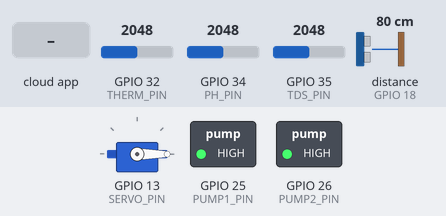
The sketch below on a simulated ESP32. Shown: servo, switched loads named in the sketch (green lamp = pin HIGH). Wiring (inferred from the names in the program): ultrasonic range finder: trigger GPIO 5; echo GPIO 18. Inputs (shaded band) come from the test bench; at power-on: GPIO 32 (THERM_PIN) = 2048, GPIO 34 (PH_PIN) = 2048, GPIO 35 (TDS_PIN) = 2048, distance to the obstacle (sensor on GPIO 18) 80 cm. The echo pulse lasts 58.3 µs per cm; WiFi joins after 1.5 s; servers stay silent unless stated; the Firebase database answers and starts empty; pins used as bus, display or sensor lines are not drawn; what the sketch prints to the serial monitor is not drawn.

Above: at 4.1 s.
4.2 s: the phone or cloud app sets servoTrigger to 1
At 6.5 s:
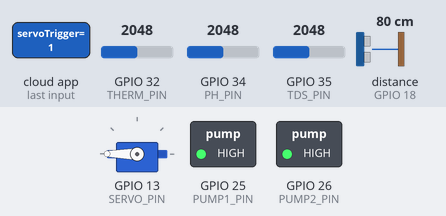
9.6 s: the phone or cloud app sets pump1 to 1
At 10.8 s:
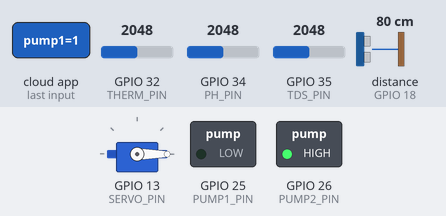
11.2 s: the phone or cloud app sets pump2 to 1
At 12.8 s:
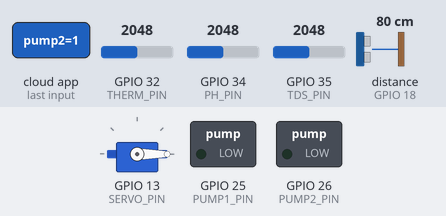
13.1 s: the phone or cloud app sets pump1 to 0
At 13.6 s:
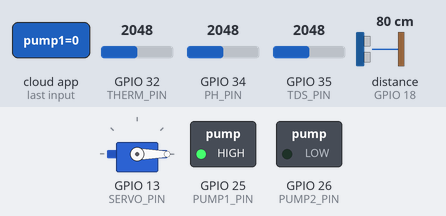
14.6 s: the phone or cloud app sets servoTrigger to 1
At 16.4 s:
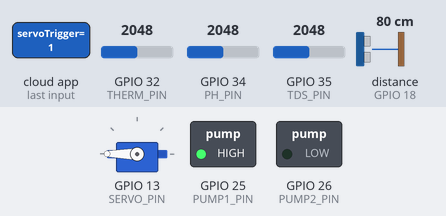
19.6 s: the phone or cloud app sets pump2 to 0
At 20.2 s:
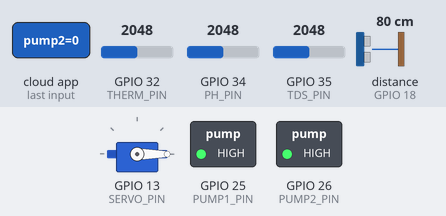
Timing chart, 0 to 22.3 s (numbered marks = the images above; inputs shaded):
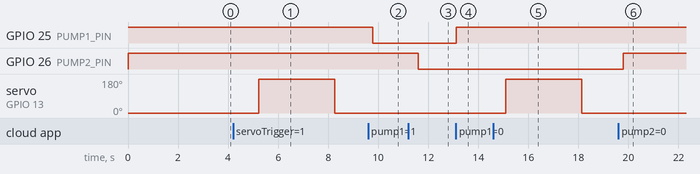

Measured:
- after the input at 4.2 s, servo on GPIO 13 (SERVO_PIN): 0° → 180° after 1.0 s, → 0° 3.0 s later
- after the input at 9.6 s, GPIO 25 (PUMP1_PIN): HIGH → LOW after 0.19 s
- after the input at 11.2 s, GPIO 26 (PUMP2_PIN): HIGH → LOW after 0.41 s
- after the input at 13.1 s, GPIO 25 (PUMP1_PIN): LOW → HIGH at once
- after the input at 14.6 s, servo on GPIO 13 (SERVO_PIN): 0° → 180° after 0.49 s, → 0° 3.0 s later
- after the input at 19.6 s, GPIO 26 (PUMP2_PIN): LOW → HIGH after 0.20 s

The sketch:

AquaGuard_full_original.ino
```cpp
// Saved as-is from before the hardware was taken apart, for reference only.
// This is the END GOAL once every sensor has been re-added and tested one at a
// time (see hardware/rebuild/). Do not upload this yet -- start with
// hardware/rebuild/01_ph_sensor/ instead.
//
// KNOWN BUG (found 2026-08-12 while testing the thermistor standalone, see
// hardware/rebuild/03_thermistor/): readTemperature()'s resistance formula
// below is inverted for the wiring described in its own comment (thermistor
// ->3.3V, resistor->GND) -- it was silently reporting ~57C at a real ~31C
// room temperature. Apply the same fix used in
// hardware/rebuild/03_thermistor/03_thermistor.ino before reintegrating this
// sketch: swap to `seriesResistor * ((4095.0 - thermRaw) / thermRaw)`.
//
// REDACTED (2026-08-14): the real WiFi/Firebase credentials that were
// hardcoded here (an old, now-retired Firebase project) were replaced with
// placeholders below before this project went to a public GitHub repo -- fill
// in your own values, never commit real ones. See hardware/FIREBASE_SETUP.md
// for how to get a WIFI_SSID/PASSWORD and FIREBASE_HOST/AUTH for a new
// project. Prefer a build flag / untracked local header over editing this
// value in place, so a future commit can't accidentally re-expose it.

#include <WiFi.h>
#include <FirebaseESP32.h>
#include <ESP32Servo.h>
#include <math.h>

#define WIFI_SSID     "YOUR_WIFI_SSID"
#define WIFI_PASSWORD "YOUR_WIFI_PASSWORD"

#define FIREBASE_HOST "YOUR_PROJECT-default-rtdb.firebaseio.com"
#define FIREBASE_AUTH "YOUR_FIREBASE_DATABASE_SECRET"

// Sensor Pins
#define TRIG_PIN  5
#define ECHO_PIN  18
#define TDS_PIN   35
#define THERM_PIN 32
#define PH_PIN    34

// Pump Relay Pins (active LOW)
#define PUMP1_PIN 25
#define PUMP2_PIN 26

// Servo
#define SERVO_PIN 13
Servo myServo;
unsigned long servoTimer = 0;
bool servoIsActive = false;

// Thermistor Constants
const float seriesResistor    = 4700.0;   // 4.7kΩ resistor from GPIO32 to GND
const float nominalResistance = 10000.0;  // 10kΩ NTC at 25°C
const float nominalTemp       = 25.0;     // °C
const float bCoefficient      = 3950.0;   // Beta value

#define VREF    3.3
#define ADC_RES 4095.0
float ph_offset = 0.0;

FirebaseData   fbdo;
FirebaseAuth   auth;
FirebaseConfig config;

unsigned long lastUpload = 0;
#define UPLOAD_INTERVAL 1500

unsigned long lastHistoryUpload = 0;
#define HISTORY_INTERVAL 300000  // 5 minutes

void setup() {
  Serial.begin(115200);

  pinMode(TRIG_PIN, OUTPUT);
  pinMode(ECHO_PIN, INPUT);

  pinMode(PUMP1_PIN, OUTPUT);
  pinMode(PUMP2_PIN, OUTPUT);
  digitalWrite(PUMP1_PIN, HIGH);  // OFF
  digitalWrite(PUMP2_PIN, HIGH);  // OFF

  myServo.setPeriodHertz(50);
  myServo.attach(SERVO_PIN, 500, 2400);
  myServo.write(0);

  // Connect WiFi
  Serial.print("Connecting to WiFi");
  WiFi.begin(WIFI_SSID, WIFI_PASSWORD);
  while (WiFi.status() != WL_CONNECTED) {
    delay(500);
    Serial.print(".");
  }
  Serial.println();
  Serial.println("WiFi Connected!");
  Serial.println(WiFi.localIP());

  // Firebase Setup
  config.host = FIREBASE_HOST;
  config.signer.tokens.legacy_token = FIREBASE_AUTH;

  fbdo.setBSSLBufferSize(1024, 1024);
  fbdo.setResponseSize(1024);

  Firebase.begin(&config, &auth);
  Firebase.reconnectWiFi(true);

  // Initialize Firebase states
  Firebase.setBool(fbdo, "/pumps/pump1", false);
  Firebase.setBool(fbdo, "/pumps/pump2", false);
  Firebase.setBool(fbdo, "/servoTrigger", false);

  Serial.println("Aquaculture Sensor Suite V1 Online");
  delay(1000);
}

void controlPumps() {
  if (Firebase.getBool(fbdo, "/pumps/pump1")) {
    bool p1 = fbdo.boolData();
    digitalWrite(PUMP1_PIN, p1 ? LOW : HIGH);
  }

  if (Firebase.getBool(fbdo, "/pumps/pump2")) {
    bool p2 = fbdo.boolData();
    digitalWrite(PUMP2_PIN, p2 ? LOW : HIGH);
  }
}

void handleServo() {
  if (!servoIsActive && Firebase.getBool(fbdo, "/servoTrigger")) {
    if (fbdo.boolData()) {
      Serial.println("Servo Triggered to 180!");
      myServo.write(180);
      servoTimer = millis();
      servoIsActive = true;
    }
  }

  if (servoIsActive && (millis() - servoTimer >= 3000)) {
    Serial.println("Servo Returning to 0...");
    myServo.write(0);
    servoIsActive = false;
    Firebase.setBool(fbdo, "/servoTrigger", false);
  }
}

float readTemperature() {
  int thermRaw = analogRead(THERM_PIN);

  if (thermRaw <= 0 || thermRaw >= 4095) {
    Serial.println("Temperature ADC out of range!");
    return NAN;
  }

  float resistance =
    seriesResistor * ((float)thermRaw / (4095.0 - thermRaw));

  float steinhart = resistance / nominalResistance;
  steinhart = log(steinhart);
  steinhart /= bCoefficient;
  steinhart += 1.0 / (nominalTemp + 273.15);
  steinhart = 1.0 / steinhart;

  float tempC = steinhart - 273.15;

  return tempC;
}

void loop() {
  digitalWrite(TRIG_PIN, LOW);
  delayMicroseconds(2);
  digitalWrite(TRIG_PIN, HIGH);
  delayMicroseconds(10);
  digitalWrite(TRIG_PIN, LOW);

  long duration = pulseIn(ECHO_PIN, HIGH, 30000);
  float distance = duration * 0.034 / 2.0;

  controlPumps();
  handleServo();

  if (millis() - lastUpload >= UPLOAD_INTERVAL) {
    lastUpload = millis();

    float tempC = readTemperature();

    float tdsSum = 0;
    for (int i = 0; i < 30; i++) {
      tdsSum += analogRead(TDS_PIN);
      delay(10);
    }

    float tdsAvg = tdsSum / 30.0;
    float tdsVoltage = tdsAvg * VREF / ADC_RES;
    float compCoeff = 1.0 + 0.02 * ((isnan(tempC) ? 25.0 : tempC) - 25.0);
    float compV = tdsVoltage / compCoeff;

    float tdsValue =
        (133.42 * pow(compV, 3)
       - 255.86 * pow(compV, 2)
       + 857.39 * compV) * 0.5;

    float phSum = 0;
    for (int i = 0; i < 30; i++) {
      phSum += analogRead(PH_PIN);
      delay(10);
    }

    float phAvg = phSum / 30.0;
    float phVoltage = phAvg * (3.3 / 4095.0);
    float phValue = (3.5 * phVoltage) + ph_offset;

    Serial.println("-------------------------------");
    Serial.print("Temp     : ");
    if (isnan(tempC)) Serial.println("Invalid");
    else {
      Serial.print(tempC, 2);
      Serial.println(" C");
    }

    Serial.print("TDS      : ");
    Serial.print(tdsValue, 0);
    Serial.println(" ppm");

    Serial.print("Distance : ");
    Serial.print(distance, 1);
    Serial.println(" cm");

    Serial.print("pH       : ");
    Serial.println(phValue, 2);
    Serial.println("-------------------------------");

    if (!isnan(tempC)) {
      Firebase.setFloat(fbdo, "/sensor/temp", tempC);
    }

    Firebase.setFloat(fbdo, "/sensor/tds", tdsValue);
    Firebase.setFloat(fbdo, "/sensor/waterLevel", distance);
    Firebase.setFloat(fbdo, "/sensor/ph", phValue);

    if (millis() - lastHistoryUpload >= HISTORY_INTERVAL ||
        lastHistoryUpload == 0) {

      lastHistoryUpload = millis();

      FirebaseJson jsonHistory;
      if (!isnan(tempC)) {
        jsonHistory.set("temp", tempC);
      }
      jsonHistory.set("tds", tdsValue);
      jsonHistory.set("ph", phValue);
      jsonHistory.set("level", distance);
      jsonHistory.set("timestamp/.sv", "timestamp");

      Firebase.pushJSON(fbdo, "/history", jsonHistory);
      Serial.println("5-Minute History Data Logged!");
    }
  }
}
```
